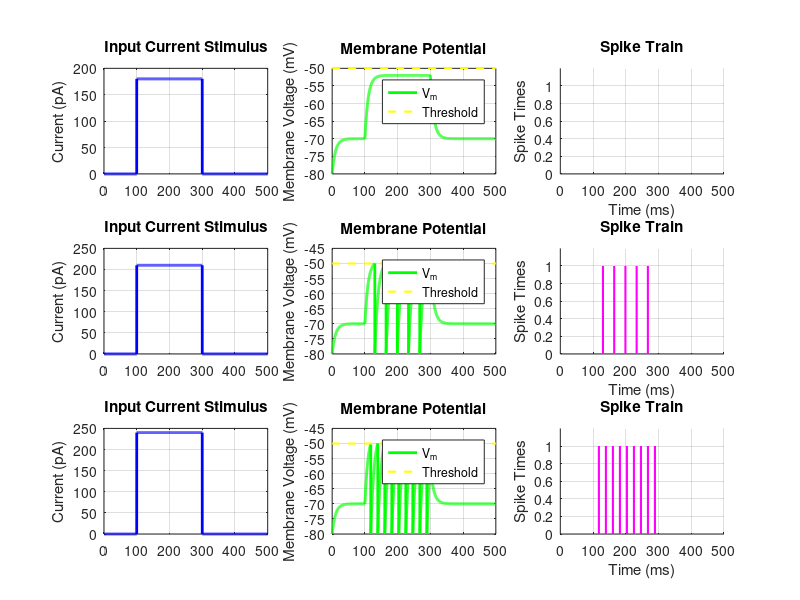

The MATLAB script that drew this image:
function integrate_fire_neuron3x3()
% LEAKY_INTEGRATE_FIRE_NEURON — PartA

    % ===================== Student Parameters =====================
    % Sim 1: 180pA from 100–300 ms
    step1_amp  = 180e-12;   % Step 1 Current Injection Amount (In amperes, 180 picoamperes)
    step1_on   = 100e-3;   % Step 1 Time when Injection Begins (In seconds, 100 ms)
    step1_off  = 300e-3;   % Step 1 Time when Injection Ends (In seconds, 300 ms)

    % Sim 2: 210pA from 100–300 ms
    step2_amp  = 210e-12;   % Step 2 Current Injection Amount (In amperes, 210 picoamperes)
    step2_on   = 100e-3;   % Step 2 Time when Injection Begins (In seconds, 100 ms)
    step2_off  = 300e-3;   % Step 2 Time when Injection Ends (In seconds, 300 ms)

    % Sim 3: 240pA from 100–300 ms. Used in refractory as well
    step3_amp  = 240e-12;   % Step 3 Current Injection Amount (In amperes, 240 picoamperes)
    step3_on   = 100e-3;   % Step 3 Time when Injection Begins (In seconds, 100 ms)
    step3_off  = 300e-3;   % Step 3 Time when Injection Ends (In seconds, 300 ms)
    
    % Basically, pause for 100 ms before injecting 180 pA, 210 pA, or 240 pA for 200 ms
    
    % ===============================================================

    % Simulation settings
    dt    = 1e-4;          % seconds, simulation time step (0.1 ms)
    T_end = 0.5;           % seconds, total simulation time (500 ms, or 0.5 sec)
    T     = (0:dt:T_end)'; % time vector. Column vector from 0 to T_end with step-size of dt
    N     = numel(T); % numel counts the number of elements. This is the total number of time steps (num elements in T). 

    % Neuron parameters
    V_reset = -0.080;  % Volts, membrane voltage after a spike
    V_th    = -0.050;  % Volts, threshold membrane potential for a spike
    Rm      = 10e6;    % Ohms, membrane resistance. Not used
    Cm      = 100e-12; % Total membrane capacitance (Farads)
    g_L     = 10e-9;   % Leak conductance (Siemens)
    E_L     = -0.070;  % Resting leak potential (Volts)
    tau_m   = Cm/g_L;   % seconds, membrane time constant (τ). Not used because we already have Cm and g_L in equation

    % Build input current

    % Sim1 (180 pA)
    I_input1 = zeros(N,1); % Initializes a vector of inputs to 0. N values in the vector because N time steps (see above)
    I_input1(T>=step1_on & T<=step1_off) = I_input1(T>=step1_on & T<=step1_off) + step1_amp; % Entries in indexes between step1_on and step1_off become step1_amp           
    
    % Sim2 (210 pA)
    I_input2 = zeros(N,1); % Initializes a vector of inputs to 0. N values in the vector because N time steps (see above)
    I_input2(T>=step2_on & T<=step2_off) = I_input2(T>=step2_on & T<=step2_off) + step2_amp; % Entries in indexes between step2_on and step2_off become step2_amp           

    % Sim3 (240 pA)
    I_input3 = zeros(N,1); % Initializes a vector of inputs to 0. N values in the vector because N time steps (see above)
    I_input3(T>=step3_on & T<=step3_off) = I_input3(T>=step3_on & T<=step3_off) + step3_amp; % Entries in indexes between step3_on and step3_off become step3_amp           

    % Initialize membrane voltage

    % Sim1
    Vm1 = zeros(N,1); % Stores membrane voltage in every timestep
    Vm1(1) = V_reset; % Set the first (initial) membrane voltage to the membrane voltage right after a spike has just been fired
    spike_times1 = []; % Stores the times when there are spikes

    % Sim2
    Vm2 = zeros(N,1); % Stores membrane voltage in every timestep
    Vm2(1) = V_reset; % Set the first (initial) membrane voltage to the membrane voltage right after a spike has just been fired
    spike_times2 = []; % Stores the times when there are spikes

    % Sim3
    Vm3 = zeros(N,1); % Stores membrane voltage in every timestep
    Vm3(1) = V_reset; % Set the first (initial) membrane voltage to the membrane voltage right after a spike has just been fired
    spike_times3 = []; % Stores the times when there are spikes

    % Euler integration of LIF equation. Basically, if membrane voltage exceeds threshold, fire (so the neuron spikes),
    % record spike time, and reset Vm to V_reset

    % Sim 1
    for i = 1:N-1
        if Vm1(i) >= V_th
            spike_times1(end+1,1) = T(i); 
            Vm1(i+1) = V_reset;
        else
            dVdt = (-g_L * (Vm1(i) - E_L) + I_input1(i)) / Cm;
            Vm1(i+1) = Vm1(i) + dt * dVdt;
        end
    end


    % Sim 2
    for i = 1:N-1
        if Vm2(i) >= V_th
            spike_times2(end+1,1) = T(i); 
            Vm2(i+1) = V_reset;
        else
            dVdt = (-g_L * (Vm2(i) - E_L) + I_input2(i)) / Cm;
            Vm2(i+1) = Vm2(i) + dt * dVdt;
        end
    end

    % Sim 3
    for i = 1:N-1
        if Vm3(i) >= V_th
            spike_times3(end+1,1) = T(i); 
            Vm3(i+1) = V_reset;
        else
            dVdt = (-g_L * (Vm3(i) - E_L) + I_input3(i)) / Cm;
            Vm3(i+1) = Vm3(i) + dt * dVdt;
        end
    end


    % Calculate interspike intervals and firing rate for each sim

    % Sim 1 (no spikes)
    if length(spike_times1) >= 2
        InterspikeInterval = diff(spike_times1);  % in seconds
        fprintf('Interspike intervals (ms):\n');
        disp(InterspikeInterval * 1e3);
    else
        fprintf('Fewer than 2 spikes — no ISI to compute.\n');
        InterspikeInterval = [];
    end

    num_spikes = length(spike_times1); % Number of spikes
    firing_rate = num_spikes / T_end;  % spikes per second (Hz)
    fprintf('Firing rate: %.2f Hz\n', firing_rate);

   
    % Sim 2
    if length(spike_times2) >= 2
        InterspikeInterval = diff(spike_times2);  % in seconds
        fprintf('Interspike intervals (ms):\n');
        disp(InterspikeInterval * 1e3);
    else
        fprintf('Fewer than 2 spikes — no ISI to compute.\n');
        InterspikeInterval = [];
    end

    num_spikes = length(spike_times2); % Number of spikes
    firing_rate = num_spikes / T_end;  % spikes per second (Hz)
    fprintf('Firing rate: %.2f Hz\n', firing_rate);

   
    % Sim 3
    if length(spike_times3) >= 2
        InterspikeInterval = diff(spike_times3);  % in seconds
        fprintf('Interspike intervals (ms):\n');
        disp(InterspikeInterval * 1e3);
    else
        fprintf('Fewer than 2 spikes — no ISI to compute.\n');
        InterspikeInterval = [];
    end

    num_spikes = length(spike_times3); % Number of spikes
    firing_rate = num_spikes / T_end;  % spikes per second (Hz)
    fprintf('Firing rate: %.2f Hz\n', firing_rate);

    % ----------- Plot results for 3x3 -----------
    figure('Name', '3x3', 'Color','w','Position',[100 100 1200 900]);

    % Sim 1
    % (1) Input current (one step), blue line shows the two step currents
    subplot(3,3,1);
    plot(T*1e3, I_input1*1e12, 'b', 'LineWidth', 2);
    ylabel('Current (pA)');
    title('Input Current Stimulus');
    xlim([0 T_end]*1e3);
    grid on;
    
    % (2) Membrane voltage Vm over time (in mV) with yellow dashed line at threshold voltage
    subplot(3,3,2);
    plot(T*1e3, Vm1*1e3, 'g', 'LineWidth', 2); hold on;
    plot([0 T_end]*1e3, [V_th V_th]*1e3, 'y--', 'LineWidth', 1.5); % threshold line
    ylabel('Membrane Voltage (mV)');
    title('Membrane Potential');
    xlim([0 T_end]*1e3);
    legend({'V_m','Threshold'}, 'Location', 'best');
    grid on;
    
    % (3) Spike markers (vertical pink line from V_reset to V_th at spike time
    subplot(3,3,3);
    for s = spike_times1.'
        line([s s]*1e3, [0 1], 'Color', 'm', 'LineWidth', 1.5); hold on;
    end
    ylim([0 1.2]);
    xlim([0 T_end]*1e3);
    ylabel('Spike Times');
    xlabel('Time (ms)');
    title('Spike Train');
    grid on;

    % Sim 2

    % (1) Input current (one step), blue line shows the two step currents
    subplot(3,3,4);
    plot(T*1e3, I_input2*1e12, 'b', 'LineWidth', 2);
    ylabel('Current (pA)');
    title('Input Current Stimulus');
    xlim([0 T_end]*1e3);
    grid on;
    
    % (2) Membrane voltage Vm over time (in mV) with yellow dashed line at threshold voltage
    subplot(3,3,5);
    plot(T*1e3, Vm2*1e3, 'g', 'LineWidth', 2); hold on;
    plot([0 T_end]*1e3, [V_th V_th]*1e3, 'y--', 'LineWidth', 1.5); % threshold line
    ylabel('Membrane Voltage (mV)');
    title('Membrane Potential');
    xlim([0 T_end]*1e3);
    legend({'V_m','Threshold'}, 'Location', 'best');
    grid on;
    
    % (3) Spike markers (vertical pink line from V_reset to V_th at spike time
    subplot(3,3,6);
    for s = spike_times2.'
        line([s s]*1e3, [0 1], 'Color', 'm', 'LineWidth', 1.5); hold on;
    end
    ylim([0 1.2]);
    xlim([0 T_end]*1e3);
    ylabel('Spike Times');
    xlabel('Time (ms)');
    title('Spike Train');
    grid on;


    % Sim 3
    % (1) Input current (one step), blue line shows the two step currents
    subplot(3,3,7);
    plot(T*1e3, I_input3*1e12, 'b', 'LineWidth', 2);
    ylabel('Current (pA)');
    title('Input Current Stimulus');
    xlim([0 T_end]*1e3);
    grid on;
    
    % (2) Membrane voltage Vm over time (in mV) with yellow dashed line at threshold voltage
    subplot(3,3,8);
    plot(T*1e3, Vm3*1e3, 'g', 'LineWidth', 2); hold on;
    plot([0 T_end]*1e3, [V_th V_th]*1e3, 'y--', 'LineWidth', 1.5); % threshold line
    ylabel('Membrane Voltage (mV)');
    title('Membrane Potential');
    xlim([0 T_end]*1e3);
    legend({'V_m','Threshold'}, 'Location', 'best');
    grid on;
    
    % (3) Spike markers (vertical pink line from V_reset to V_th at spike time
    subplot(3,3,9);
    for s = spike_times3.'
        line([s s]*1e3, [0 1], 'Color', 'm', 'LineWidth', 1.5); hold on;
    end
    ylim([0 1.2]);
    xlim([0 T_end]*1e3);
    ylabel('Spike Times');
    xlabel('Time (ms)');
    title('Spike Train');
    grid on;
   
end
